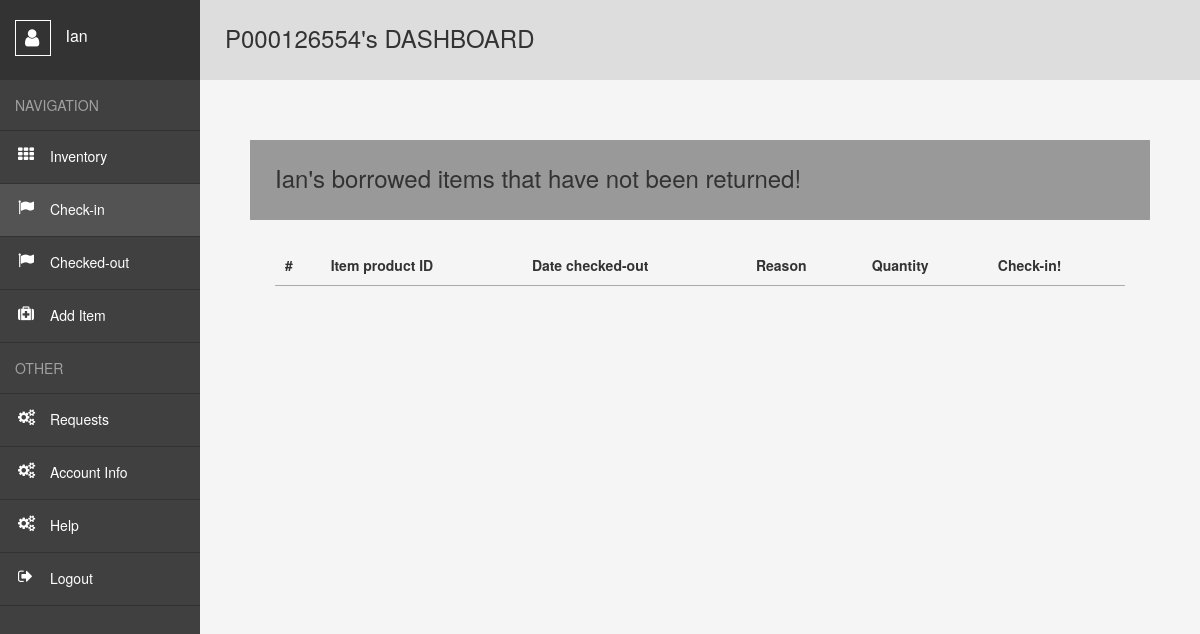
The app's page /user/Check-in (signed in), older data.
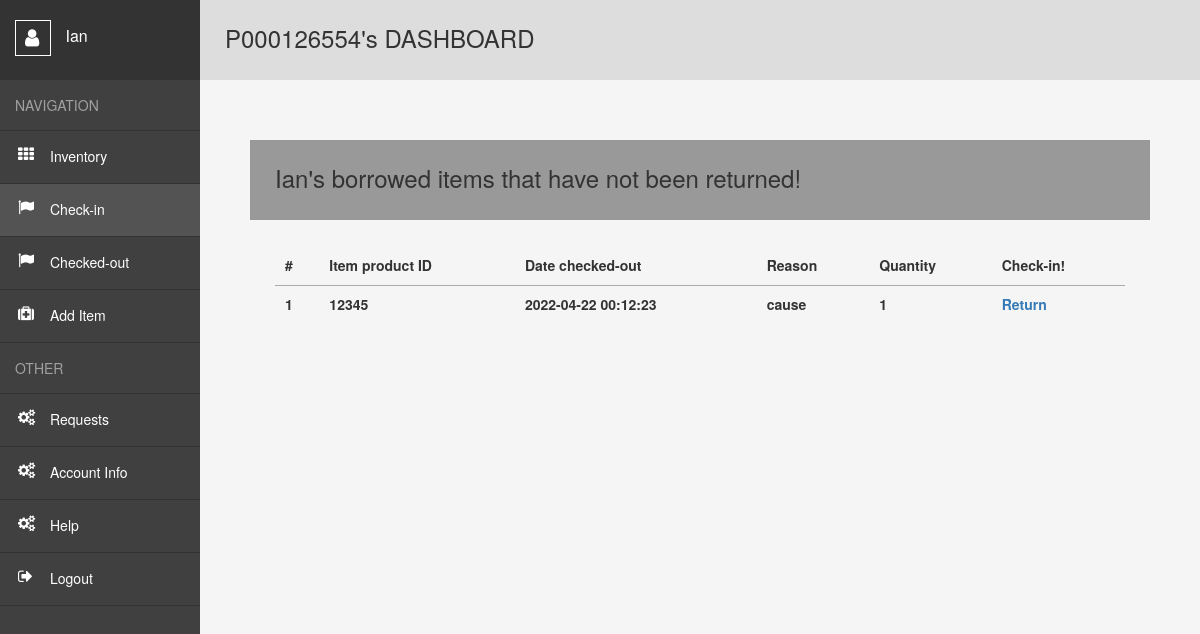
The same page, newer data.
### website/models.py (models this page shows)
class User(db.Model, UserMixin):##usermixin makes it easier for user login
    id = db.Column(db.Integer, primary_key=True)##unique key
    email = db.Column(db.String(320), unique=True)##cant have the same email
    telnum = db.Column(db.String(10),unique=True)##cant have the same telephone number
    s_id = db.Column(db.String(9),unique=True)
    fname = db.Column(db.String(26))
    lname = db.Column(db.String(50))
    password = db.Column(db.String(15))
    sf = db.Column(db.String(7))
    date_created = db.Column(db.DateTime(timezone=True), default=func.now())
    borroweditems= db.relationship('Borroweditem', backref='user',passive_deletes=True)##reference all borroweditems##relationship with db
    creators= db.relationship('Inventory', backref='user',passive_deletes=True)##reference all borroweditems##relationship with db
    access= db.relationship('AccessRequest', backref='user',passive_deletes=True)

class Borroweditem(db.Model):
    id = db.Column(db.Integer, primary_key=True)
    product_id= db.Column(db.Integer)
    quantity = db.Column(db.Integer)
    date_borrowed = db.Column(db.DateTime(timezone=True), default=func.now())
    reason = db.Column(db.String(200))
    borrower = db.Column(db.Integer, db.ForeignKey('user.s_id', ondelete="CASCADE"),nullable=False) ##foreign key relationship

### website/views.py (the view)
@views.route("/user/Check-in")
@login_required
def Check_in():
    if session.get("SCHOOL_ID", None) is not None and session.get("FNAME",None) is not None and session.get("LNAME",None) is not None and session.get("DATE",None) is not None and session.get("SF",None) is not None and session.get("id",None) is not None:
        itemsborrowed = Borroweditem.query.filter_by(borrower=session['SCHOOL_ID']).all()
        return render_template("Check-in.html",user = current_user ,data=itemsborrowed)
    else:
        flash("You do not have access to this page! Pls, Log in!", category="error")
        return redirect(url_for('views.home'))

### website/templates/Check-in.html (shortened to what this page needs)
<!DOCTYPE html>
<html lang="en">
<head>
    <link rel= "stylesheet" type= "text/css" href= "{{ url_for('static',filename='styles3.css') }}">
    <link rel="stylesheet" href="https://maxcdn.bootstrapcdn.com/bootstrap/3.3.6/css/bootstrap.min.css" />
    <link href='https://cdn.datatables.net/1.10.24/css/jquery.dataTables.min.css' rel='stylesheet' type='text/css'>
</head>
<body>
    {% if session['SCHOOL_ID'] and session['FNAME'] and session ['id'] and user.is_authenticated %}
    <div class="wrapper">
        <nav>
          <header>
            <span></span>
              {{session['FNAME']}}
          </header>
          <ul>
            <li><span>Navigation</span></li>
            <li class="inv"><a style="text-decoration:none" href="{{url_for('views.user')}}">Inventory</a></li>
            <li class="move"><a class="active" style="text-decoration:none" href="{{url_for('views.Check_in')}}">Check-in</a></li>
            {% if session['ISstaff'] and session['id'] %}
            <li class="move"><a style="text-decoration:none" href="{{url_for('views.Checked')}}">Checked-out</a></li>
            <li class="edit"><a style="text-decoration:none" href="{{url_for('views.add')}}">Add Item</a></li>
            {% endif %}
            <li><span>Other</span></li>
            {% if session['ISstaff'] and session['id'] %}
            <li class="acc"><a style="text-decoration:none;" href="{{url_for('views.access')}}">Requests</a></li>
            {% endif %}
            <li class="acc"><a style="text-decoration:none" href="{{url_for('views.account_info')}}">Account Info</a></li>
            <li class="acc"><a style="text-decoration:none" href="{{url_for('views.help')}}">Help</a></li>
            <li class="logout"><a style="text-decoration:none" href="{{url_for('auth.logout')}}">Logout</a></li>
          </ul>
        </nav>
        <main>
          <h1>P{{session['SCHOOL_ID']}}'s DASHBOARD</h1>
          <div class="container-fluid">
            <div class="row" style="padding:50px;">
                <p><h2>{{session['FNAME']}}'s borrowed items that have not been returned!</h1></p>
                <div >
                    <table id='empTable' class='display dataTable' width='100%'>
                        <thead>
                        <tr>
                            <th>#</th>
                            <th>Item product ID</th>
                            <th>Date checked-out</th>
                            <th>Reason</th>
                            <th>Quantity</th>
                            <th>Check-in!</th>
                        </tr>
                        </thead>
                        {% for row in data %}
                          <tr>
                              <th>{{row.id}}</th>
                              <th>{{row.product_id}}</th>
                              <th>{{row.date_borrowed}}</th>
                              <th>{{row.reason}}</th>
                              <th>{{row.quantity}}</th>
                              <th><a style="text-decoration:none" href="/user/Check-in-confirmed/{{row.id}}">Return</a></th>
                          </tr>
                        {% endfor %}
                    </table>
                </div>
           </div>
        </div>
        </main>
      </div>
      {% endif %}

### website/static/styles3.css (style rules this page uses)
*, *:before, *:after { margin: 0; padding: 0; box-sizing: border-box; }
*:before, *:after { content: ""; display: block; position: absolute; }
html, body { height: 100%; }
body { font: 15px "Open Sans", sans-serif; color: #777; }
a { cursor: pointer; }
ul { list-style: none; }
.wrapper { display: flex; min-height: 100%; }
nav { width: 200px; background: #404040; }
nav header { position: relative; height: 80px; padding: 20px 0 0 15px; font-size: 16px; color: #fff; background: #333; }
nav header span { position: relative; display: inline-block; width: 36px; height: 36px; margin: 0 10px 0 0; vertical-align: middle; border: 1px solid #fff; }
nav header span:before { content: "\f007"; font: normal 20px fontawesome; top: 7px; left: 9px; }
nav ul span { display: block; padding: 15px; color: rgba(255, 255, 255, 0.5); text-transform: uppercase; border-bottom: 1px solid #333; }
nav ul a { position: relative; display: block; padding: 15px 15px 17px 50px; color: #fff; border-bottom: 1px solid #333; }
nav ul a:hover, nav ul a.active { background: #535353; }
nav ul a:before { font: normal 16px fontawesome; top: 15px; left: 18px; }
.inv a:before { content: "\f00a"; }
.move a:before { content: "\f024"; }
.edit a:before { content: "\f0fa"; }
.acc a:before { content: "\f085"; }
.logout a:before { content: "\f08b"; }
main { flex: 1; padding: 25px; background: #f5f5f5; }
main h1 { height: 80px; margin: -25px -25px 25px -25px; padding: 0 25px; line-height: 76px; font-size: 24px; font-weight: 400; background: #ddd; }
main h2 { height: 80px; margin: -25px -25px 25px -25px; padding: 0 25px; line-height: 76px; font-size: 24px; font-weight: 400; background: #999; }

Row changes from the older to the newer data that the page shows:
added Borroweditem: id "1", product_id "12345", date_borrowed "2022-04-22 00:12:23", reason "cause", quantity "1"
